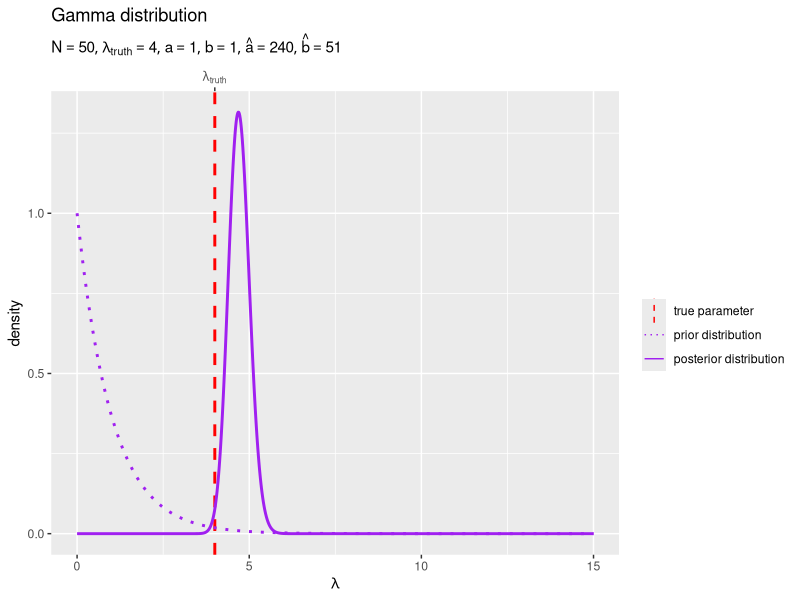
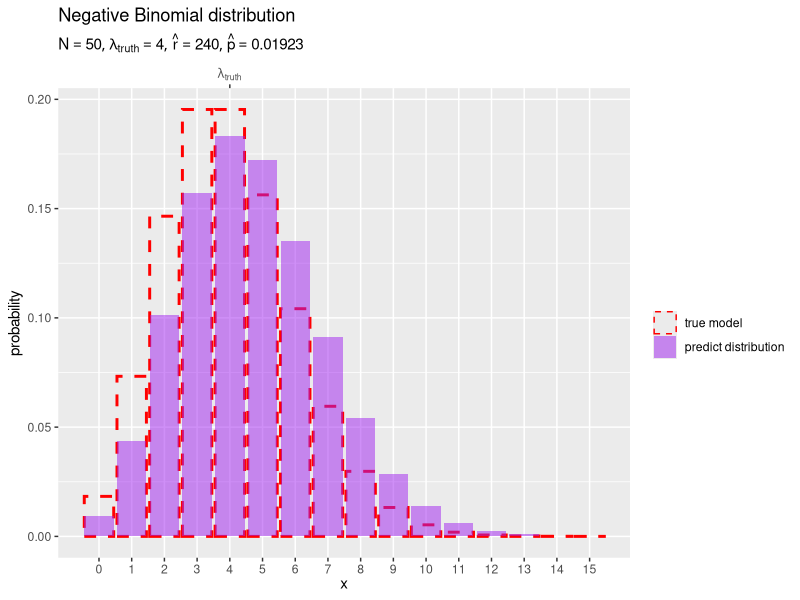

Here is the R script that generated these plots, in order:

# ポアソンモデル ---------------------------------------------------------------

# chapter 3.2.3
# ベイズ推論
# 推論アルゴリズムの実装


# ライブラリの読込 -------------------------------------------------------------

# 利用パッケージ
library(tidyverse)
library(gganimate)

# パッケージ名の省略用
library(ggplot2)


# ベイズ推論の実装 -------------------------------------------------------------

### 生成分布(ポアソン分布)の設定 -----

#### パラメータの設定 -----

# 真のパラメータを指定
lambda_truth <- 4


#### 変数の設定 -----

# x軸の範囲を設定
u <- 5
x_min <- 0
x_max <- lambda_truth |> # 基準値を指定
  (\(.) {. * 3})() |> # 倍率を指定
  #(\(.) {max(., x_n)})() |> # # サンプルと比較
  (\(.) {ceiling(. /u)*u})() # u単位で切り上げ
x_min; x_max

# x軸の値を作成
x_vec <- seq(from = x_min, to = x_max, by = 1)


#### 分布の計算 -----

# 生成分布の確率を計算:式(2.37)
model_df <- tibble::tibble(
  x      = x_vec, # 確率変数
  lambda = lambda_truth, # 期待値パラメータ
  prob   = dpois(x = x, lambda = lambda) # 確率
)


### 事前分布(ガンマ分布)の設定 -----

#### パラメータの設定 -----

# 事前分布のパラメータを指定
a <- 1
b <- 1


#### 変数の設定 -----

# λ軸の範囲を設定
u <- 5
lambda_min <- 0
lambda_max <- lambda_truth |> # 基準値を指定
  (\(.) {. * 3})() |> # 倍率を指定
  (\(.) {ceiling(. /u)*u})() # u単位で切り上げ

# λ軸の値を作成
lambda_vec <- seq(from = lambda_min, to = lambda_max, length.out = 1001)


#### 分布の計算 -----

# 事前分布の確率密度を計算:式(2.56)
prior_df <- tibble::tibble(
  lambda = lambda_vec, # 確率変数
  a      = a, # 形状パラメータ
  b      = b, # 尺度パラメータ
  dens   = dgamma(x = lambda, shape = a, rate = b) # 確率密度
)


### 観測データの生成 -----

#### データの生成 -----

# データ数を指定
N <- 50

# ポアソンモデルのデータを生成
x_n <- rpois(n = N ,lambda = lambda_truth)


#### データの集計 -----

# 観測データを集計
obs_df <- tidyr::tibble(
  x = x_n # 観測値
) |> 
  dplyr::count(
    x, name = "freq" # 度数
  ) |> 
  dplyr::mutate(
    rel_freq = freq / N # 相対度数
  ) |> 
  tidyr::complete(
    x = x_vec, 
    fill = list(freq = 0, rel_freq = 0)
  ) # 未観測値を補完


### 事後分布(ガンマ分布)の計算 -----

#### パラメータの計算 -----

# 事後分布のパラメータを計算:式(3.38)
a_hat <- sum(x_n) + a
b_hat <- N + b


#### 分布の計算 -----

# 事後分布の確率密度を計算:式(2.56)
posterior_df <- tibble::tibble(
  lambda = lambda_vec, # 確率変数
  a      = a_hat, # 形状パラメータ
  b      = b_hat, # 尺度パラメータ
  dens   = dgamma(x = lambda, shape = a, rate = b) # 確率密度
)


#### 分布の作図 -----

# ラベル用の文字列を作成
posterior_param_lbl <- paste0(
  "list(", 
  "N == ", N, ", ", 
  "lambda[truth] == ", round(lambda_truth, digits = 2), ", ", 
  "a == ", round(a, digits = 1), ", ", 
  "b == ", round(b, digits = 1), ", ", 
  "hat(a) == ", round(a_hat, digits = 1), ", ", 
  "hat(b) == ", round(b_hat, digits = 1), 
  ")"
) |> 
  parse(text = _)

# 事後分布を作図
ggplot() + 
  geom_vline(
    mapping = aes(xintercept = lambda_truth, color = "model"), 
    linewidth = 1, linetype = "dashed"
  ) + # 真のパラメータ
  geom_line(
    data    = prior_df, 
    mapping = aes(x = lambda, y = dens, color = "prior"), 
    linewidth = 1, linetype = "dotted"
  ) + # 事前分布
  geom_line(
    data    = posterior_df, 
    mapping = aes(x = lambda, y = dens, color = "posterior"), 
    linewidth = 1
  ) + # 事後分布
  scale_x_continuous(
    sec.axis = sec_axis(
      transform = ~ ., 
      breaks = lambda_truth, 
      labels = expression(lambda[truth])
    ) # パラメータラベル
  ) + 
  scale_color_manual(
    breaks = c("model", "prior", "posterior"), 
    values = c("red", "purple", "purple"), 
    labels = c("true parameter", "prior distribution", "posterior distribution"), 
    name = ""
  ) + # (凡例表示用)
  guides(
    color = guide_legend(override.aes = list(linewidth = 0.5)), 
  ) + 
  labs(
    title = "Gamma distribution", 
    subtitle = posterior_param_lbl, 
    x = expression(lambda), 
    y = "density"
  )


### 予測分布(負の二項分布)の計算 -----

#### パラメータの計算 -----

# 予測分布のパラメータを計算:式(3.44')
r_hat <- a_hat
p_hat <- 1 / (b_hat + 1)
#r_hat <- sum(x_n) + a
#p_hat <- 1 / (N + b + 1)


#### 分布の計算 -----

# 予測分布の確率を計算:式(3.43)
predict_df <- tibble::tibble(
  x    = x_vec, # 確率変数
  r    = r_hat, # 成功回数パラメータ
  p    = p_hat, # 失敗確率パラメータ
  prob = dnbinom(x = x, size = r_hat, prob = 1-p_hat) # 確率
)


#### 分布の作図 -----

# ラベル用の文字列を作成
predict_param_lbl <- paste0(
  "list(", 
  "N == ", N, ", ", 
  "lambda[truth] == ", round(lambda_truth, digits = 2), ", ", 
  "hat(r) == ", round(r_hat, digits = 1), ", ", 
  "hat(p) == ", round(p_hat, digits = 5), 
  ")"
) |> 
  parse(text = _)

# 予測分布を作図
ggplot() + 
  geom_bar(
    data    = model_df, 
    mapping = aes(x = x, y = prob, color = "model"), 
    stat = "identity", position = "identity",
    fill = NA, linewidth = 1, linetype = "dashed"
  ) + # 真の分布
  geom_bar(
    data    = predict_df, 
    mapping = aes(x = x, y = prob, color = "predict"), 
    stat = "identity", position = "identity", 
    fill = "purple", alpha = 0.5, linetype = "blank"
  ) + # 予測分布
  scale_x_continuous(
    breaks = x_vec, minor_breaks = FALSE, 
    sec.axis = sec_axis(
      transform = ~ ., 
      breaks = lambda_truth, 
      labels = expression(lambda[truth])
    ) # パラメータラベル
  ) + 
  scale_color_manual(
    breaks = c("model", "predict"), 
    values = c("red", NA), 
    labels = c("true model", "predict distribution"), 
    name   = ""
  ) + # (凡例表示用)
  guides(
    color = guide_legend(override.aes = list(linewidth = 0.5)), 
  ) + 
  labs(
    title = "Negative Binomial distribution", 
    subtitle = predict_param_lbl, 
    x = expression(x), 
    y = "probability"
  )
